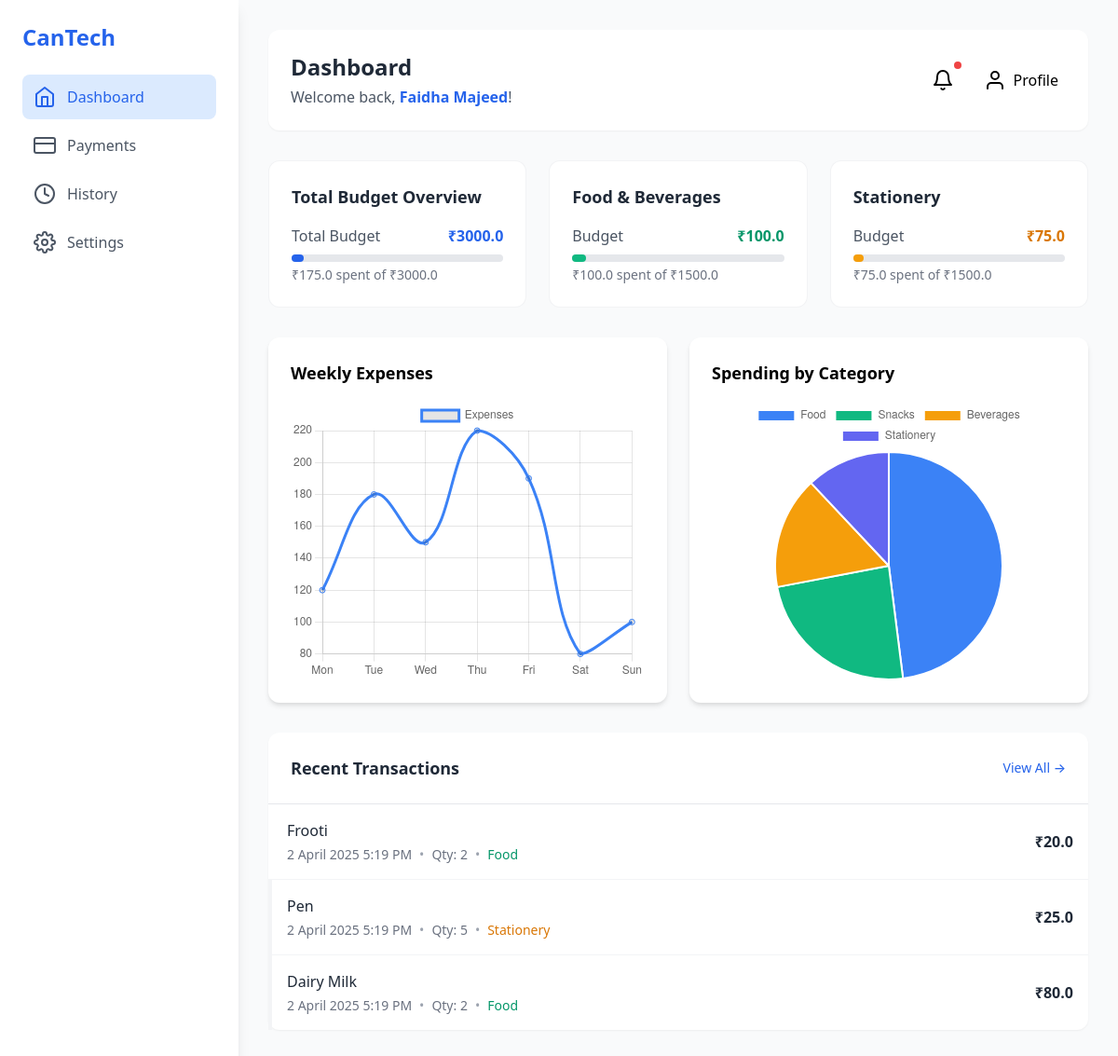
The page /dashboard (signed in) on the database as committed earlier.
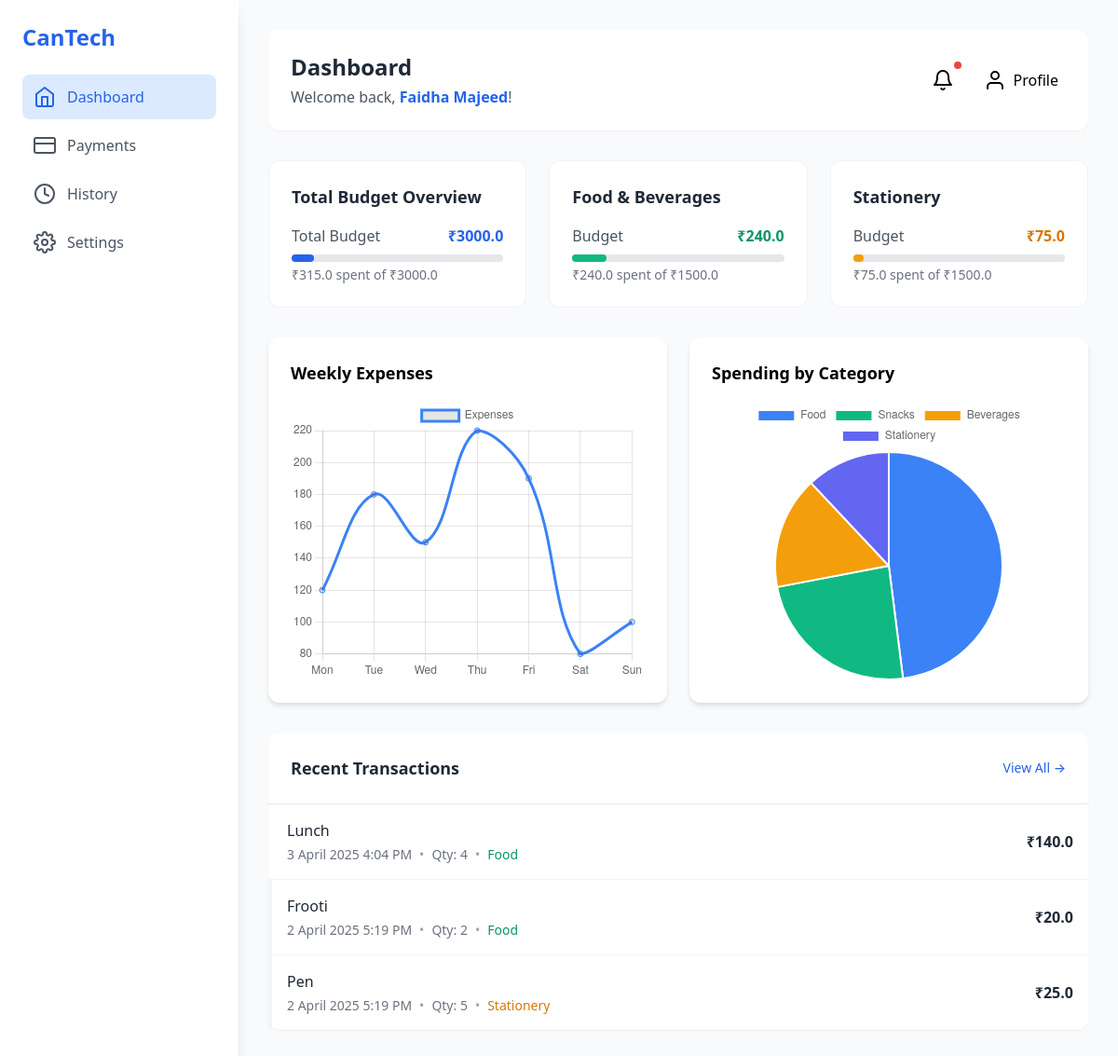
The same page on the database as committed later.
### tables this page shows
CREATE TABLE users (
                            id INTEGER PRIMARY KEY AUTOINCREMENT,
                            name TEXT NOT NULL,
                            college TEXT NOT NULL,
                            student_id TEXT UNIQUE NOT NULL,
                            email TEXT UNIQUE NOT NULL,
                            password TEXT NOT NULL, status TEXT NOT NULL DEFAULT 'pending', total_budget REAL DEFAULT 2000, food_budget REAL DEFAULT 1000, stationery_budget REAL DEFAULT 1000);

CREATE TABLE purchases (
                            id INTEGER PRIMARY KEY AUTOINCREMENT,
                            student_id TEXT NOT NULL,
                            item_name TEXT NOT NULL,
                            quantity INTEGER NOT NULL,
                            price REAL NOT NULL,
                            total REAL NOT NULL,
                            category TEXT NOT NULL,
                            timestamp DATETIME DEFAULT CURRENT_TIMESTAMP,
                            FOREIGN KEY (student_id) REFERENCES users (student_id));

### app.py (the view)
@app.route('/dashboard')
@login_required
def dashboard():
    student_id = None
    user_name = None
    total_budget = 2000
    food_budget = 1000
    stationery_budget = 1000
    with sqlite3.connect("users.db") as conn:
        cursor = conn.cursor()
        cursor.execute("SELECT student_id, name, total_budget, food_budget, stationery_budget FROM users WHERE id = ?", (current_user.id,))
        result = cursor.fetchone()
        if result:
            student_id, user_name, total_budget, food_budget, stationery_budget = result
    if not student_id:
        flash("Unable to fetch student ID.", "danger")
        return redirect(url_for('logout'))
    total_spent = 0
    total_food = 0
    total_stationery = 0
    with sqlite3.connect("users.db") as conn:
        cursor = conn.cursor()
        cursor.execute("SELECT SUM(total) FROM purchases WHERE student_id = ?", (student_id,))
        total_spent = cursor.fetchone()[0] or 0
        cursor.execute("SELECT SUM(total) FROM purchases WHERE student_id = ? AND category = 'food'", (student_id,))
        total_food = cursor.fetchone()[0] or 0
        cursor.execute("SELECT SUM(total) FROM purchases WHERE student_id = ? AND category = 'stationery'", (student_id,))
        total_stationery = cursor.fetchone()[0] or 0
    purchases = []
    with sqlite3.connect("users.db") as conn:
        cursor = conn.cursor()
        cursor.execute("""
            SELECT item_name, quantity, price, total, category, timestamp
            FROM purchases
            WHERE student_id = ?
            ORDER BY timestamp DESC
            LIMIT 3""", (student_id,))
        purchases = cursor.fetchall()
    return render_template('dashboard.html',
                           total_spent=total_spent,
                           total_food=total_food,
                           total_stationery=total_stationery,
                           total_budget=total_budget,
                           food_budget=food_budget,
                           stationery_budget=stationery_budget,
                           user_name=user_name,
                           purchases=purchases)

### app.py (called while the page is built)
@login_manager.user_loader
def load_user(user_id):
    if user_id == "0":
        return User(id=0, email='admin', password='123')
    with sqlite3.connect("users.db") as conn:
        cursor = conn.cursor()
        cursor.execute("SELECT id, email, password FROM users WHERE id = ?", (user_id,))
        user = cursor.fetchone()
        if user:
            return User(id=user[0], email=user[1], password=user[2])
    return None

@app.template_filter('datetimeformat')
def datetimeformat(value):
    try:
        dt = datetime.strptime(value, '%Y-%m-%d %H:%M:%S')
        day = str(int(dt.strftime('%d')))  # Remove leading zero from day
        hour = str(int(dt.strftime('%I')))  # Remove leading zero from hour
        return f"{day} {dt.strftime('%B %Y')} {hour}:{dt.strftime('%M %p')}"
    except (ValueError, TypeError):
        return value

### templates/dashboard.html (shortened to what this page needs)
<!DOCTYPE html>
<html lang="en">
<head>
    <link href="https://cdnjs.cloudflare.com/ajax/libs/tailwindcss/2.2.19/tailwind.min.css" rel="stylesheet">
</head>
<body class="bg-gray-50">
    <div class="flex min-h-screen">
        <aside class="w-64 bg-white shadow-lg p-6 space-y-6">
            <div class="text-2xl font-bold text-blue-600">CanTech</div>
            <nav class="space-y-1">
                <a href="{{ url_for('dashboard') }}" class="flex items-center space-x-3 bg-blue-100 text-blue-600 p-3 rounded-lg">
                    <i data-feather="home"></i>
                    <span>Dashboard</span>
                </a>
                <a href="{{ url_for('payments') }}" class="flex items-center space-x-3 text-gray-600 p-3 rounded-lg hover:bg-gray-100">
                    <i data-feather="credit-card"></i>
                    <span>Payments</span>
                </a>
                <a href="{{ url_for('history') }}" class="flex items-center space-x-3 text-gray-600 p-3 rounded-lg hover:bg-gray-100">
                    <i data-feather="clock"></i>
                    <span>History</span>
                </a>
                <a href="{{ url_for('settings') }}" class="flex items-center space-x-3 text-gray-600 p-3 rounded-lg hover:bg-gray-100">
                    <i data-feather="settings"></i>
                    <span>Settings</span>
                </a>
            </nav>
        </aside>
        <main class="flex-1 p-8">
            <header class="flex justify-between items-center mb-8 bg-white p-6 rounded-xl shadow-sm">
                <div>
                    <h1 class="text-2xl font-bold text-gray-800">Dashboard</h1>
                    {% if user_name %}
                    <p class="text-gray-600 mt-1">Welcome back, <span class="font-semibold text-blue-600">{{ user_name }}</span>!</p>
                    {% endif %}
                </div>
                <div class="flex items-center space-x-4">
                    <button class="p-2 hover:bg-gray-100 rounded-lg relative">
                        <i data-feather="bell"></i>
                        <span class="notification-dot"></span>
                    </button>
                    <a href="{{ url_for('profile') }}" class="flex items-center space-x-2 p-2 hover:bg-gray-100 rounded-lg">
                        <i data-feather="user"></i>
                        <span>Profile</span>
                    </a>
                </div>
            </header>
            <div class="grid grid-cols-1 md:grid-cols-2 lg:grid-cols-3 gap-6 mb-8">
                <div class="expense-card bg-white p-6 rounded-xl">
                    <h3 class="text-lg font-semibold text-gray-800 mb-4">Total Budget Overview</h3>
                    <div class="space-y-4">
                        <div>
                            <div class="flex justify-between mb-2">
                                <span class="text-gray-600">Total Budget</span>
                                <span class="text-blue-600 font-semibold">₹{{ total_budget }}</span>
                            </div>
                            <div class="w-full bg-gray-200 rounded-full h-2">
                                <div class="bg-blue-600 h-2 rounded-full" style="width: {{ (total_spent / total_budget) * 100 }}%;"></div>
                            </div>
                            <p class="text-sm text-gray-500 mt-1">₹{{ total_spent }} spent of ₹{{ total_budget }}</p>
                        </div>
                    </div>
                </div>
                <div class="expense-card bg-white p-6 rounded-xl">
                    <h3 class="text-lg font-semibold text-gray-800 mb-4">Food & Beverages</h3>
                    <div class="space-y-4">
                        <div>
                            <div class="flex justify-between mb-2">
                                <span class="text-gray-600">Budget</span>
                                <span class="text-green-600 font-semibold">₹{{ total_food }}</span>
                            </div>
                            <div class="w-full bg-gray-200 rounded-full h-2">
                                <div class="bg-green-500 h-2 rounded-full" style="width: {{ (total_food / food_budget) * 100 }}%;"></div>
                            </div>
                            <p class="text-sm text-gray-500 mt-1">₹{{ total_food }} spent of ₹{{ food_budget }}</p>
                        </div>
                    </div>
                </div>
                <div class="expense-card bg-white p-6 rounded-xl">
                    <h3 class="text-lg font-semibold text-gray-800 mb-4">Stationery</h3>
                    <div class="space-y-4">
                        <div>
                            <div class="flex justify-between mb-2">
                                <span class="text-gray-600">Budget</span>
                                <span class="text-yellow-600 font-semibold">₹{{ total_stationery }}</span>
                            </div>
                            <div class="w-full bg-gray-200 rounded-full h-2">
                                <div class="bg-yellow-500 h-2 rounded-full" style="width: {{ (total_stationery / stationery_budget) * 100 }}%;"></div>
                            </div>
                            <p class="text-sm text-gray-500 mt-1">₹{{ total_stationery }} spent of ₹{{ stationery_budget }}</p>
                        </div>
                    </div>
                </div>
            </div>
            <div class="grid grid-cols-1 lg:grid-cols-2 gap-6 mb-8">
                <div class="bg-white p-6 rounded-xl shadow-md">
                    <h3 class="text-lg font-semibold mb-4">Weekly Expenses</h3>
                    <div class="chart-container">
                        <canvas id="weeklyChart"></canvas>
                    </div>
                </div>
                <div class="bg-white p-6 rounded-xl shadow-md">
                    <h3 class="text-lg font-semibold mb-4">Spending by Category</h3>
                    <div class="chart-container">
                        <canvas id="categoryChart"></canvas>
                    </div>
                </div>
            </div>
            <div class="bg-white rounded-xl shadow-sm">
                <div class="flex justify-between items-center p-6 border-b">
                    <h3 class="text-lg font-semibold text-gray-800">Recent Transactions</h3>
                    <a href="{{ url_for('history') }}" class="text-blue-600 hover:text-blue-800 text-sm font-medium">View All →</a>
                </div>
                <div class="divide-y divide-gray-100">
                    {% if purchases %}
                        {% for purchase in purchases %}
                        <div class="transaction-item p-4">
                            <div class="flex justify-between items-center">
                                <div>
                                    <p class="font-medium text-gray-800">{{ purchase[0] }}</p>
                                    <div class="flex items-center mt-1">
                                        <span class="text-sm text-gray-500">{{ purchase[5] | datetimeformat }}</span>
                                        <span class="text-sm text-gray-400 mx-2">•</span>
                                        <span class="text-sm text-gray-500">Qty: {{ purchase[1] }}</span>
                                        <span class="text-sm text-gray-400 mx-2">•</span>
                                        <span class="text-sm capitalize {{ 'text-green-600' if purchase[4] == 'food' else 'text-yellow-600' }}">
                                            {{ purchase[4] }}
                                        </span>
                                    </div>
                                </div>
                                <span class="font-semibold text-gray-800">₹{{ purchase[3] }}</span>
                            </div>
                        </div>
                        {% endfor %}
                    {% else %}
                        <div class="text-center text-gray-500 py-8">
                            <p>No recent transactions</p>
                        </div>
                    {% endif %}
                </div>
            </div>
        </main>
    </div>
    <script>
        // Initialize Feather Icons
        feather.replace();
        // Weekly Expenses Chart
        const weeklyCtx = document.getElementById('weeklyChart').getContext('2d');
        new Chart(weeklyCtx, {
            type: 'line',
            data: {
                labels: ['Mon', 'Tue', 'Wed', 'Thu', 'Fri', 'Sat', 'Sun'],
                datasets: [{
                    label: 'Expenses',
                    data: [120, 180, 150, 220, 190, 80, 100],
                    borderColor: '#3B82F6',
                    tension: 0.4
                }]
            },
            options: {
                responsive: true,
                maintainAspectRatio: false
            }
        });
        // Category Pie Chart
        const categoryCtx = document.getElementById('categoryChart').getContext('2d');
        new Chart(categoryCtx, {
            type: 'pie',
            data: {
                labels: ['Food', 'Snacks', 'Beverages', 'Stationery'],
                datasets: [{
                    data: [600, 300, 200, 150],
                    backgroundColor: ['#3B82F6', '#10B981', '#F59E0B', '#6366F1']
                }]
            },
            options: {
                responsive: true,
                maintainAspectRatio: false
            }
        });
    </script>
</body>
</html>

### templates/dashboard.html (style rules this page uses)
.notification-dot { width: 8px; height: 8px; background: #EF4444; border-radius: 50%; position: absolute; top: 0; right: 0; }
.expense-card { transition: all 0.3s ease; border: 1px solid rgba(229, 231, 235, 0.5); }
.chart-container { height: 300px; position: relative; }
.transaction-item { transition: all 0.2s ease; border-left: 4px solid transparent; }

Rows that differ between the two databases and show on the page:
no longer on this page (row unchanged): purchases: item_name "Dairy Milk", timestamp "2 April 2025 5:19 PM", quantity "2", category "Food", total "80.0"
added purchases: item_name "Lunch", timestamp "3 April 2025 4:04 PM", quantity "4", category "Food", total "140.0"
Other text that changed with them:
{{ (total_spent / total_budget) * 100 }}: 5.833333333333333 → 10.5 (drawn)
{{ total_spent }}: "175.0" → "315.0"
{{ total_food }}: "100.0" → "240.0"
{{ (total_food / food_budget) * 100 }}: 6.666666666666667 → 16.0 (drawn)
